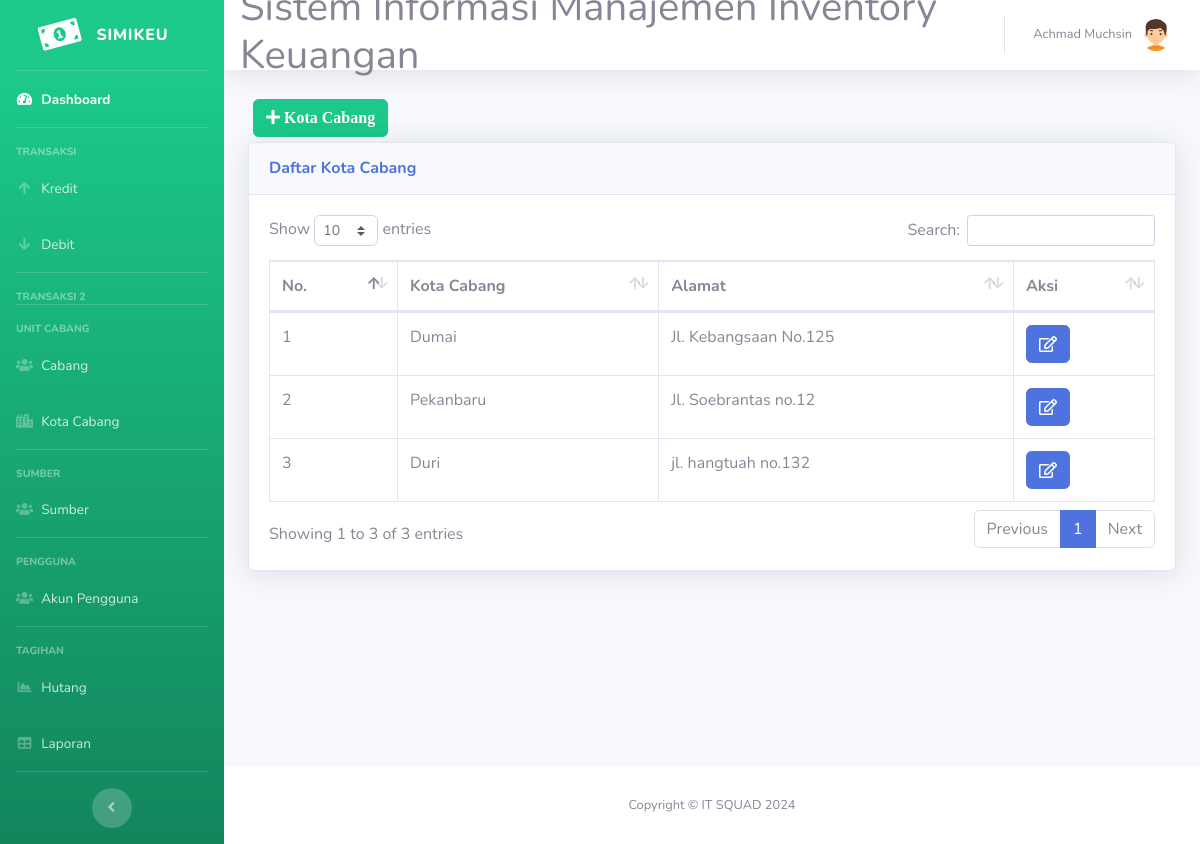
Page /kota-cabang.php (signed in) on the committed database.
### tables this page shows
CREATE TABLE `kota_cabang` (
  `id` int(11) NOT NULL,
  `nama_kota` varchar(40) NOT NULL,
  `alamat` varchar(100) NOT NULL
);

### kota-cabang.php (the view, shortened to what this page needs)
<!DOCTYPE html>
<html lang="en">
<head>
  <link href="vendor/fontawesome-free/css/all.min.css" rel="stylesheet" type="text/css">
  <link href="css/sb-admin-2.min.css" rel="stylesheet">
  <link href="vendor/datatables/dataTables.bootstrap4.min.css" rel="stylesheet">
</head>
<body id="page-top">
<?php require 'koneksi.php'; ?>
<?php require 'sidebar.php'; ?>
      <div id="content">
<?php require 'navbar.php'; ?>
        <div class="container-fluid">
<button type="button" class="btn btn-success" style="margin:5px" data-toggle="modal" data-target="#myModalTambah"><i class="fa fa-plus"> Kota Cabang</i></button><br>
          <div class="card shadow mb-4">
            <div class="card-header py-3">
              <h6 class="m-0 font-weight-bold text-primary">Daftar Kota Cabang</h6>
            </div>
            <div class="card-body">
              <div class="table-responsive">
                <table class="table table-bordered" id="dataTable" width="100%" cellspacing="0">
                  <thead>
                    <tr>
                      <th>No.</th>
                      <th>Kota Cabang</th>
                      <th>Alamat</th>
                      <th>Aksi</th>
                    </tr>
                  </thead>
                  <tbody>
				  <?php
$query = mysqli_query($koneksi,"SELECT * FROM kota_cabang");
$no = 1;
while ($data = mysqli_fetch_assoc($query))
{
?>
                    <tr>
                    <td><?=$no?></td>
                      <td><?=$data['nama_kota']?></td>
                      <td><?=$data['alamat']?></td>
					  <td>
<a href="#" type="button" class=" fa fa-edit btn btn-primary btn-md" data-toggle="modal" data-target="#myModal<?php echo $data['id']; ?>"></a>
</td>
</tr>
<?php $no++; ?>
  </div>
<?php
}
?>
              </div>
            </div>
          </div>
        </div>
<?php require 'footer.php'?>
</body>
</html>

### rows in the picture
kota_cabang: nama_kota "Dumai", alamat "Jl. Kebangsaan No.125"
kota_cabang: nama_kota "Pekanbaru", alamat "Jl. Soebrantas no.12"
kota_cabang: nama_kota "Duri", alamat "jl. hangtuah no.132"

### other values in the picture
$_SESSION['nama'] "Achmad Muchsin"
